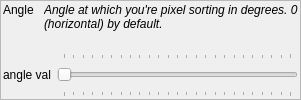
              <widget class="QFrame" name="f_param_angle">
               <property name="frameShape">
                <enum>QFrame::StyledPanel</enum>
               </property>
               <property name="frameShadow">
                <enum>QFrame::Raised</enum>
               </property>
               <layout class="QVBoxLayout" name="verticalLayout_8">
                <property name="leftMargin">
                 <number>2</number>
                </property>
                <property name="topMargin">
                 <number>2</number>
                </property>
                <property name="rightMargin">
                 <number>2</number>
                </property>
                <property name="bottomMargin">
                 <number>2</number>
                </property>
                <item>
                 <layout class="QHBoxLayout" name="hl_param_angle_t">
                  <property name="spacing">
                   <number>10</number>
                  </property>
                  <item>
                   <widget class="QLabel" name="t_param_angle">
                    <property name="sizePolicy">
                     <sizepolicy hsizetype="Preferred" vsizetype="Minimum">
                      <horstretch>0</horstretch>
                      <verstretch>0</verstretch>
                     </sizepolicy>
                    </property>
                    <property name="text">
                     <string>Angle</string>
                    </property>
                    <property name="alignment">
                     <set>Qt::AlignLeading|Qt::AlignLeft|Qt::AlignTop</set>
                    </property>
                   </widget>
                  </item>
                  <item>
                   <widget class="QLabel" name="t_param_angle_desc">
                    <property name="sizePolicy">
                     <sizepolicy hsizetype="MinimumExpanding" vsizetype="Minimum">
                      <horstretch>0</horstretch>
                      <verstretch>0</verstretch>
                     </sizepolicy>
                    </property>
                    <property name="font">
                     <font>
                      <italic>true</italic>
                     </font>
                    </property>
                    <property name="text">
                     <string>Angle at which you're pixel sorting in degrees. 0 (horizontal) by default.</string>
                    </property>
                    <property name="alignment">
                     <set>Qt::AlignLeading|Qt::AlignLeft|Qt::AlignTop</set>
                    </property>
                    <property name="wordWrap">
                     <bool>true</bool>
                    </property>
                   </widget>
                  </item>
                 </layout>
                </item>
                <item>
                 <layout class="QHBoxLayout" name="hl_param_angle_b">
                  <item>
                   <widget class="QLabel" name="t_param_angle_value">
                    <property name="text">
                     <string>angle val</string>
                    </property>
                   </widget>
                  </item>
                  <item>
                   <widget class="QSlider" name="slider_param_angle">
                    <property name="sizePolicy">
                     <sizepolicy hsizetype="Expanding" vsizetype="Preferred">
                      <horstretch>0</horstretch>
                      <verstretch>0</verstretch>
                     </sizepolicy>
                    </property>
                    <property name="maximum">
                     <number>360</number>
                    </property>
                    <property name="singleStep">
                     <number>1</number>
                    </property>
                    <property name="value">
                     <number>0</number>
                    </property>
                    <property name="orientation">
                     <enum>Qt::Horizontal</enum>
                    </property>
                    <property name="tickPosition">
                     <enum>QSlider::TicksBothSides</enum>
                    </property>
                    <property name="tickInterval">
                     <number>15</number>
                    </property>
                   </widget>
                  </item>
                 </layout>
                </item>
               </layout>
              </widget>
